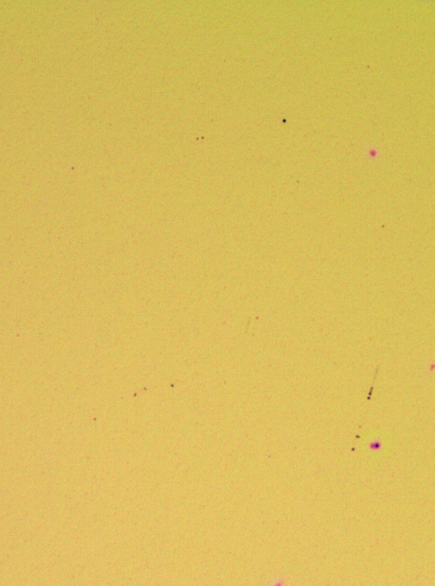
%> input picture RGB2THICKNESS/fitting/thickness2/1.png, 869 x 1171 px (shown at 1/2 size); its folder holds 4 pictures in this run
$ octave read_png_rgb3.m   (GNU Octave 9; MATLAB toolbox functions it lacks are replaced by stand-ins)
%> lines starting %> are read from the running program, lines starting %| are printed output that depends on the picture
a = csvread("thick2.csv");
namelist = dir("thickness2/*.png");
RGB = [];
for i = 1:length(namelist)
    name = [namelist(i).folder,'/',namelist(i).name]
    b = imread(name);
%> b is the input picture: size 1171x869x3 uint8; mean R, G, B 217.8, 189.9, 92.3
    R = b(:,:,1);
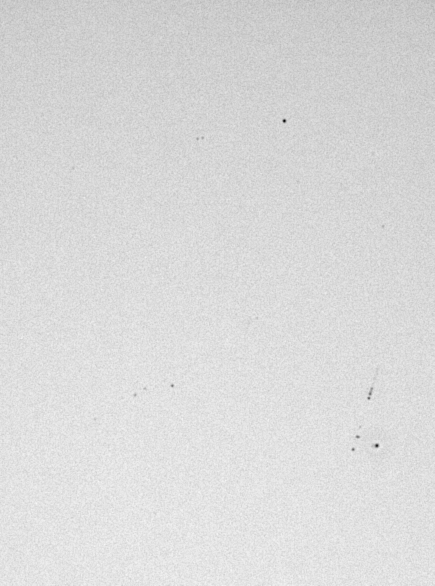
%> R: size 1171x869 uint8 (shown at 1/2 size); min 0, max 254, mean 217.8
    G = b(:,:,2);
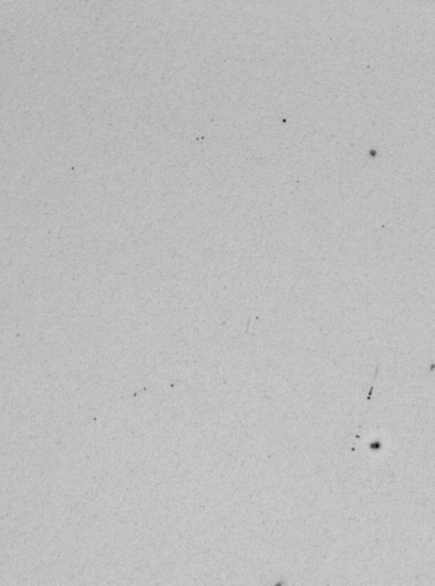
%> G: size 1171x869 uint8 (shown at 1/2 size); min 3, max 208, mean 189.9
    B = b(:,:,3);
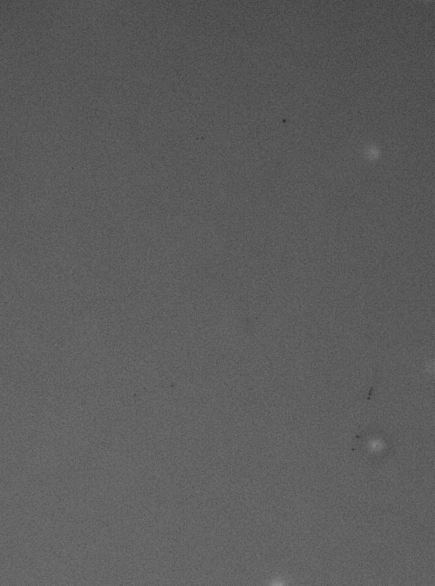
%> B: size 1171x869 uint8 (shown at 1/2 size); min 21, max 148, mean 92.3
    r = mean(R(:));
%> r = 217.8
    g = mean(G(:));
%> g = 189.9
    b = mean(B(:));
%> b = 92.33
    RGB = [RGB;[r,g,b]];
%> RGB = [217.8 189.9 92.33]
end
%> pass 2 of the loop `for i = 1:length(namelist)`:
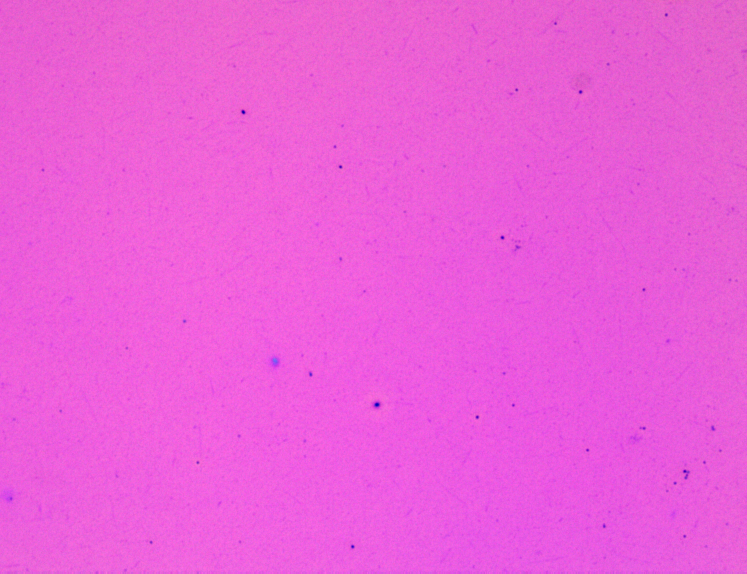
%> input picture RGB2THICKNESS/fitting/thickness2/2.png, 1493 x 1147 px (shown at 1/2 size)
%> b is the input picture: size 1147x1493x3 uint8; mean R, G, B 235.5, 93.6, 217.9
%> R: size 1147x1493 uint8
%> `G = b(:,:,2);`:
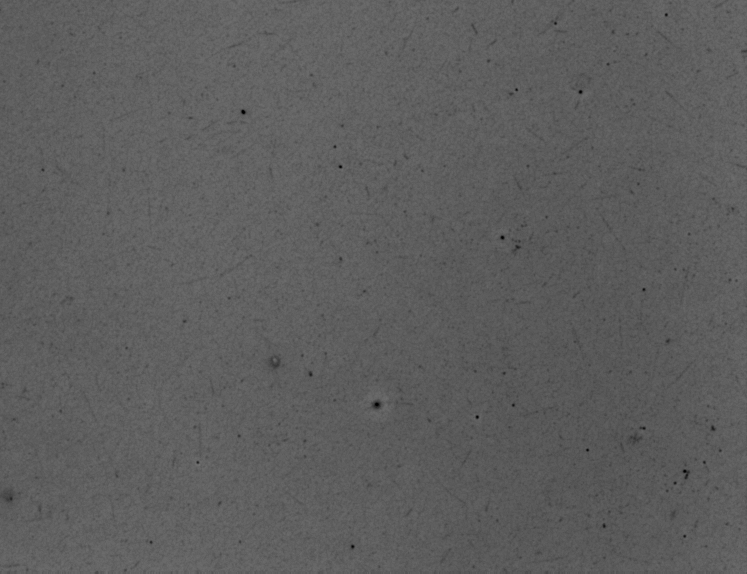
%> G: size 1147x1493 uint8 (shown at 1/2 size); min 0, max 116, mean 93.6
%> `B = b(:,:,3);`:
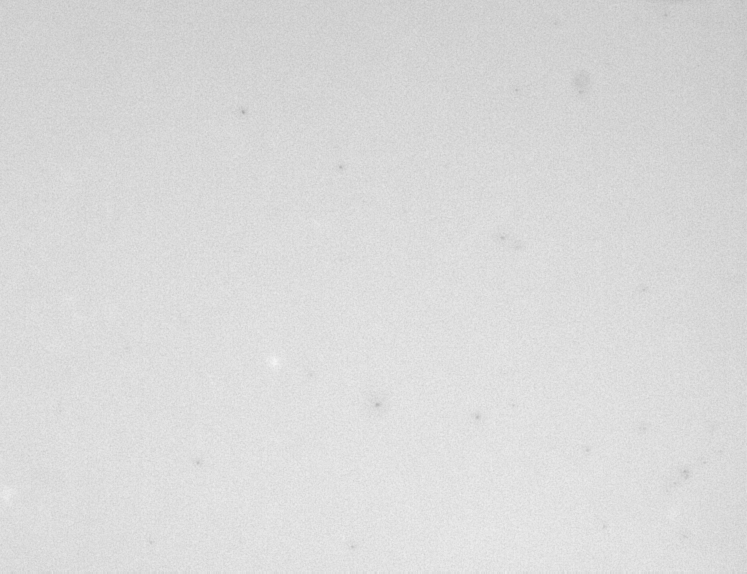
%> B: size 1147x1493 uint8 (shown at 1/2 size); min 154, max 249, mean 217.9
%> r = 235.5
%> g = 93.6
%> b = 217.9
%> RGB = [217.8 189.9 92.33; 235.5 93.6 217.9]
%> pass 3 of the loop `for i = 1:length(namelist)`:
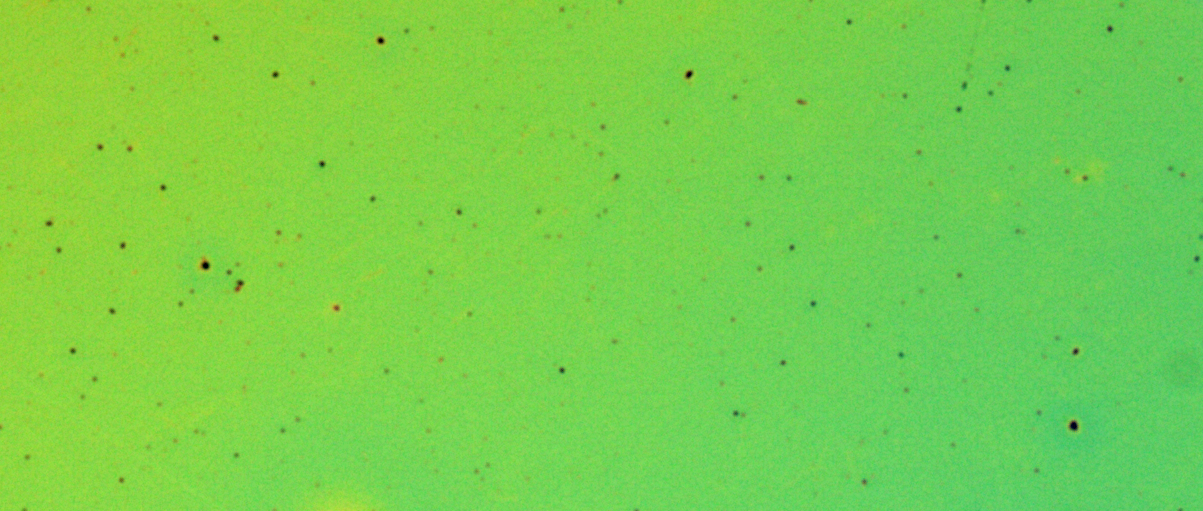
%> input picture RGB2THICKNESS/fitting/thickness2/3.png, 1203 x 511 px
%> b is the input picture: size 511x1203x3 uint8; mean R, G, B 119.6, 208.6, 76.7
%> R: size 511x1203 uint8
%> `G = b(:,:,2);`:
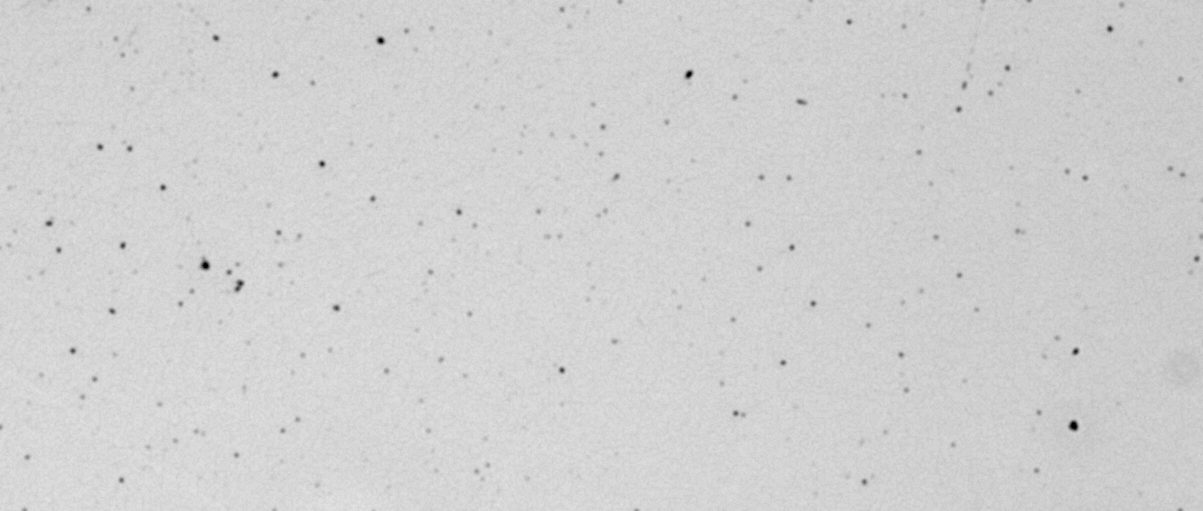
%> G: size 511x1203 uint8; min 0, max 227, mean 208.6
%> `B = b(:,:,3);`:
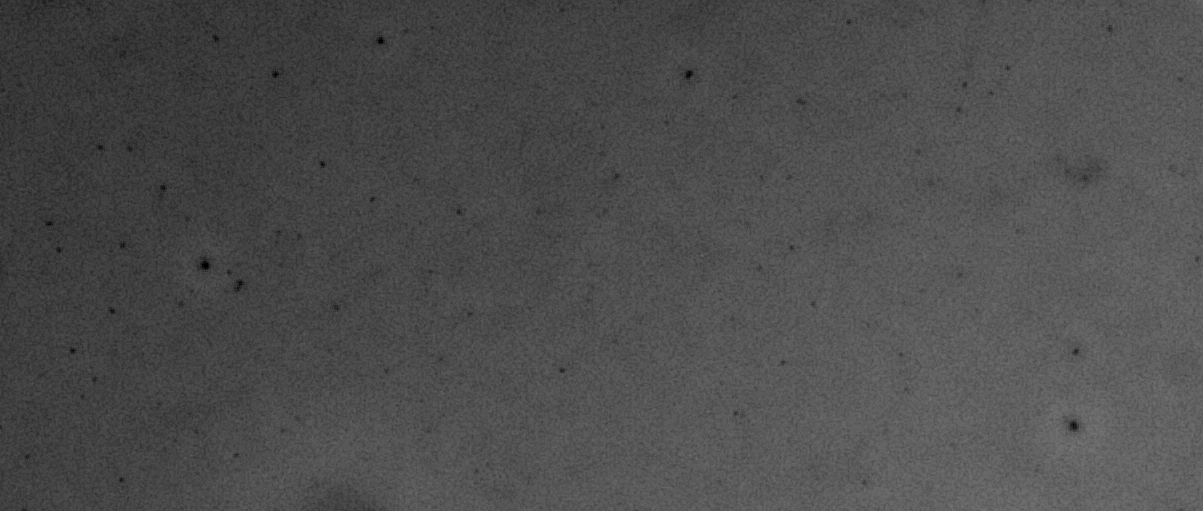
%> B: size 511x1203 uint8; min 0, max 120, mean 76.7
%> r = 119.6
%> g = 208.6
%> b = 76.71
%> RGB = [217.8 189.9 92.33; 235.5 93.6 217.9; 119.6 208.6 76.71]
%> the loop made 4 passes; the first 3 are shown
%> (the run ends here)
